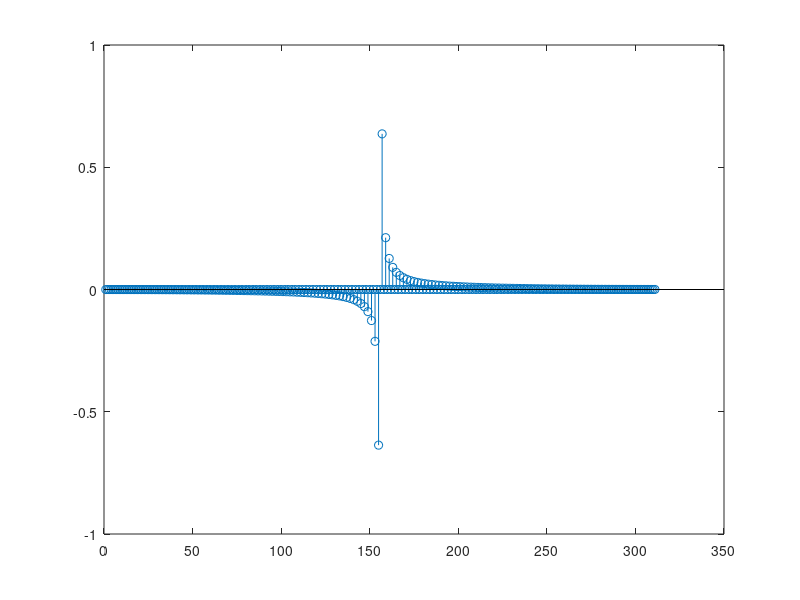

Reproduce this figure in MATLAB.
clc;
clear;
close all;
Nw=311;
N=311;%正交移相器的阶数
% 
win_rect = rectwin(Nw); % 矩形窗函数
win_hamming = hamming(Nw); % 汉明窗函数
win_hann = hann(Nw); % 海宁窗函数
win_blackman = blackman(Nw); % 布莱克曼窗函数
%正交移相器
win_hamming=[win_hamming' zeros(1,N-Nw)];
N=311;%正交移相器的阶数
h(1:N)=0;
m=(N-1)/2;
h(1:2:N)=2./(((0:2:N-1)-m)*pi);
  h=h.*win_hamming;
stem(h);